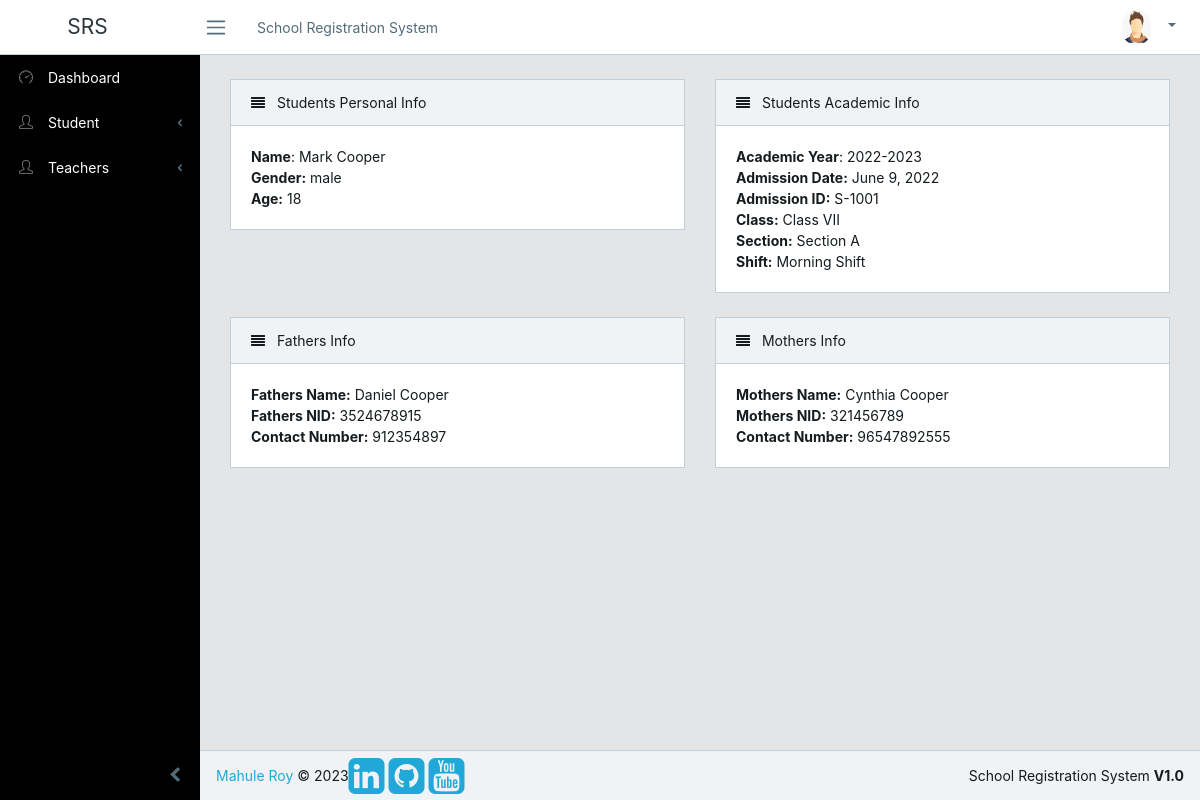
The page /students/10/ on the database its author committed.
### students/models.py (models this page shows, shortened)
class StudentInfo(models.Model):
    academic_year = models.CharField(max_length=100)
    admission_date = models.DateField()
    admission_id = models.CharField(max_length=50, unique=True)
    name = models.CharField(max_length=100)
    age = models.IntegerField()
    gender_choice = (
        ("male", "Male"),
        ("Female", "Female"),
    )
    gender = models.CharField(choices=gender_choice, max_length=10)
    class_type = models.ForeignKey(StudentClassInfo, on_delete=models.CASCADE)
    section_type = models.ForeignKey(StudentSectionInfo, on_delete=models.CASCADE)
    shift_type = models.ForeignKey(StudentShiftInfo, on_delete=models.CASCADE)
    student_img = models.ImageField(upload_to='photos/%Y/%m/%d/')
    fathers_name = models.CharField(max_length=100)
    fathers_img = models.ImageField(upload_to='photos/%Y/%m/%d/')
    fathers_nid = models.IntegerField(unique=True)
    fathers_number = models.IntegerField(unique=True)
    mothers_name = models.CharField(max_length=100)
    mothers_img = models.ImageField(upload_to='photos/%Y/%m/%d/')
    mothers_nid = models.IntegerField(unique=True)
    mothers_number = models.IntegerField()
    class Meta:
        unique_together = ["admission_id", "class_type"]
        verbose_name_plural = 'Student List'

class StudentClassInfo(models.Model):
    class_name = models.CharField(max_length=20)
    class_short_form = models.CharField(max_length=10)
    class Meta:
        verbose_name_plural = 'Class List'
    def __str__(self):
        return self.class_name

class StudentSectionInfo(models.Model):
    section_name = models.CharField(max_length=20)
    class Meta:
        verbose_name_plural = 'Section List'
    def __str__(self):
        return self.section_name

class StudentShiftInfo(models.Model):
    shift_name = models.CharField(max_length=100)
    class Meta:
        verbose_name_plural = 'Shift List'
    def __str__(self):
        return self.shift_name

### students/views.py (the view)
# urls.py: path('<int:student_id>/', views.single_student, name='single_student'),
def single_student(request, student_id):
    single_student = get_object_or_404(StudentInfo, pk=student_id)
    context = {
        "single_student": single_student
    }
    return render(request, "students/student_details.html", context)

### templates/students/student_details.html
{% extends 'base/base.html' %} {% load static %} {% block content %}
<div class="row">
    <div class="col-lg-6">
        <div class="card">
            <div class="card-header">
                <i class="fa fa-align-justify"></i> Students Personal Info
            </div>
            <div class="card-body">
                <tbody>
                    <tr>
                        <td><b>Name</b>: {{ single_student.name }}</td>
                        <br>
                        <td><b>Gender:</b> {{ single_student.gender }}</td>
                        <br>
                        <td><b>Age:</b> {{ single_student.age }}</td>
                        <br>
                    </tr>
                </tbody>
            </div>
        </div>
    </div>
    <div class="col-lg-6">
        <div class="card">
            <div class="card-header">
                <i class="fa fa-align-justify"></i> Students Academic Info
            </div>
            <div class="card-body">
                <tbody>
                    <tr>
                        <td><b>Academic Year</b>: {{ single_student.academic_year }}</td>
                        <br>
                        <td><b>Admission Date:</b> {{ single_student.admission_date }}</td>
                        <br>
                        <td><b>Admission ID:</b> {{ single_student.admission_id }}</td>
                        <br>
                        <td><b>Class:</b> {{ single_student.class_type }}</td>
                        <br>
                        <td><b>Section:</b> {{ single_student.section_type }}</td>
                        <br>
                        <td><b>Shift:</b> {{ single_student.shift_type }}</td>
                    </tr>
                </tbody>
            </div>
        </div>
    </div>
</div>
<div class="row">
    <div class="col-lg-6">
        <div class="card">
            <div class="card-header">
                <i class="fa fa-align-justify"></i> Fathers Info
            </div>
            <div class="card-body">
                <tbody>
                    <tr>
                        <td><b>Fathers Name:</b> {{ single_student.fathers_name }}</td>
                        <br>
                        <td><b>Fathers NID:</b> {{ single_student.fathers_nid }}</td>
                        <br>
                        <td><b>Contact Number:</b> {{ single_student.fathers_number }}</td>
                        <br>
                    </tr>
                </tbody>
            </div>
        </div>
    </div>
    <div class="col-lg-6">
        <div class="card">
            <div class="card-header">
                <i class="fa fa-align-justify"></i> Mothers Info
            </div>
            <div class="card-body">
                <tbody>
                    <tr>
                        <td><b>Mothers Name:</b> {{ single_student.mothers_name }}</td>
                        <br>
                        <td><b>Mothers NID:</b> {{ single_student.mothers_nid }}</td>
                        <br>
                        <td><b>Contact Number:</b> {{ single_student.mothers_number }}</td>
                        <br>
                    </tr>
                </tbody>
            </div>
        </div>
    </div>
</div>
{% endblock %}

### rows shown on the page
StudentInfo: name "Mark Cooper", gender "male", age "18", academic_year "2022-2023", admission_date "June 9, 2022", admission_id "S-1001", class_type "Class VII", section_type "Section A", shift_type "Morning Shift", fathers_name "Daniel Cooper", fathers_nid "3524678915", fathers_number "912354897", mothers_name "Cynthia Cooper", mothers_nid "321456789", mothers_number "96547892555"
